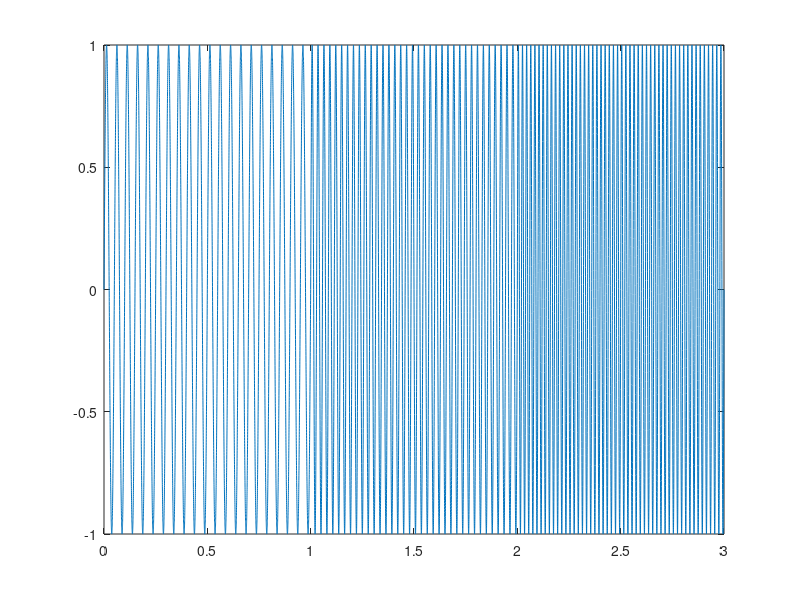

The MATLAB source for this figure:
%john - 02/15/2022
%lecture

format compact, format short

% 
% t = [.1 .2 .3 .4 .5]
% x = [1 .8 4.5 9.6 3]
% figure
% subplot(2,1,1),plot(t,x)
% subplot(2,1,2),stem(t,x)
% subplot(2,1,3),stairs(t,x)

% x(t) = sin(2 * pi * f(t) * t)
% where f(t) = 250 + 240 * sin (2 * pi * t)

% fs = 1e3; ts = 1/fs;
% t = 0:ts:2;
% f = 250+240*sin(2*pi*t);
% x = sin(2*pi*f.*t)
% strips(x, .25, fs)

% t=linspace(0,1,101);
% sqw = square(2*pi*4*t, 75) % 75 
% % duty cycle, 4 cycles/sec)
% plot(t,sqw),title('periodic functions: sq waves')
% grid
% axis([0 1 -1.2 1.2])

% 
% t = linspace(0,1,101);
% saw1 = sawtooth(2*pi*3*t) % peak at the end of the cycle
% saw2=sawtooth(2*pi*3*t, 1/2)
% subplot(2,1,1),plot(t,saw1),title('saw 1')
% subplot(2,1,2),plot(t,saw2),title('saw 2')
% ~ this sign is a tilda
% a = [1 2 3]
% b = repmat(a,2,3)
% 
% x1 = ones(1,5) % one row , by 5 columns
% x2 = zeros(1,8) % number of row, by 8 columns
% %N= 5
% x = [x1 x2]
% xr = repmat(x,1,N) % ONE row by N column, get 1x5 tiling above pattern
% n = 0:length(xr)-1;
% stem(n,xr)

% x = [1 -1 0 3 4 5; -2 3 -4 4 6 0]
% [r c] = find(x<0)
% 
% grades = [ 65 50 84 105 74; 45 108 150 20 80] % change grades values > 100 to 100
% [r, c] =find(grades>100)
% grades(r, c) = 100

% x(t) = sin(2 pi 130 t) 0 < t < 1;sin(2 pi 220 t) 1 < t < 2;sin(2 pi 330 t) 2 < t < 3
fs = 8192; % signal / 8k hz > we're going to reduce the frequency too much samples in an image
ts = 1/fs;
t = 0 : ts : 3; % 0 to 3 s
sw1 = (t<1); sw2 = (t>=1)&(t<2); sw3=(t>=2)% sw1 - lf to sw3 - hf 
[sw1', sw2', sw3']
x=sw1.*sin(2*pi*20*t) + sw2.*sin(2*pi*35*t) + sw3.*sin(2*pi*50*t);
plot(t,x)
